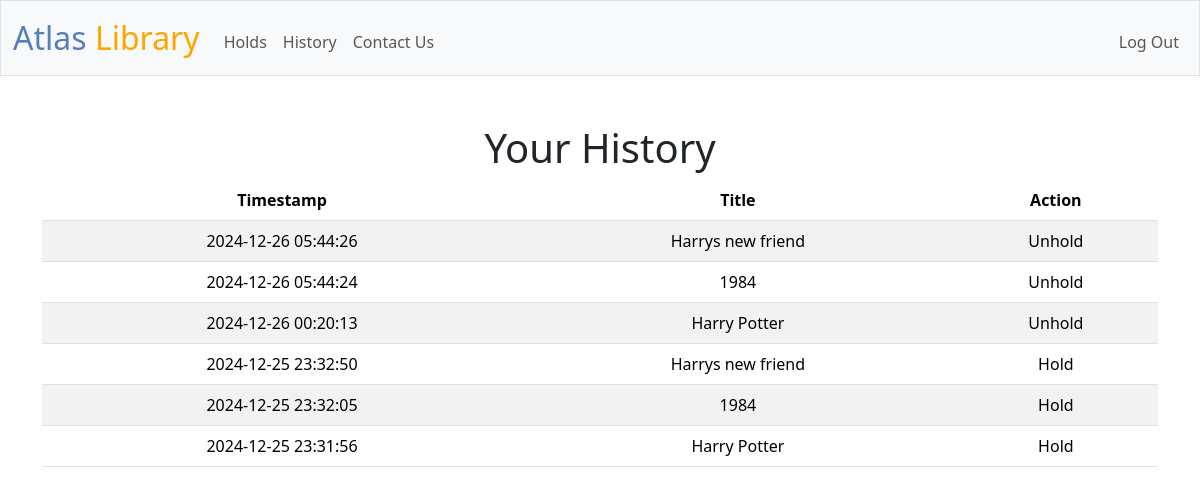
Screenshot of /history (signed in) with the database file from the repository.
### tables this page shows
CREATE TABLE history (id INTEGER PRIMARY KEY AUTOINCREMENT, title TEXT NOT NULL, action TEXT NOT NULL, timestamp DATETIME DEFAULT CURRENT_TIMESTAMP , user_id INTEGER);

### app.py (the view)
@app.route("/history")
@login_required
def history():
    history = db.execute("SELECT title, action, timestamp FROM history WHERE user_id = ? ORDER BY timestamp DESC", session["user_id"])
    return render_template("history.html", history=history)

### app.py (called while the page is built)
@app.after_request
def after_request(response):
    response.headers["Cache-Control"] = "no-cache, no-store, must-revalidate"
    response.headers["Expires"] = 0
    response.headers["Pragma"] = "no-cache"
    return response

### helpers.py (called while the page is built)
def login_required(f):
    @wraps(f)
    def decorated_function(*args, **kwargs):
        if session.get("user_id") is None:
            return redirect("/login")
        return f(*args, **kwargs)
    return decorated_function

### templates/history.html (shortened to what this page needs)
{% extends "layout.html" %}
{% block main %}
    <h1>Your History</h1>
    <table class="table table-striped">
        <thead>
            <tr>
                <th>Timestamp</th>
                <th>Title</th>
                <th>Action</th>
            </tr>
        </thead>
        <tbody>
            {% for record in history %}
                <tr>
                    <td>{{ record.timestamp }}</td>
                    <td>{{ record.title }}</td>
                    <td>{{ record.action }}</td>
                </tr>
            {% endfor %}
        </tbody>
    </table>
{% endblock %}

### rows the page displays
history: timestamp "2024-12-26 05:44:26", title "Harrys new friend", action "Unhold"
history: timestamp "2024-12-26 05:44:24", title "1984", action "Unhold"
history: timestamp "2024-12-26 00:20:13", title "Harry Potter", action "Unhold"
history: timestamp "2024-12-25 23:32:50", title "Harrys new friend", action "Hold"
history: timestamp "2024-12-25 23:32:05", title "1984", action "Hold"
history: timestamp "2024-12-25 23:31:56", title "Harry Potter", action "Hold"
